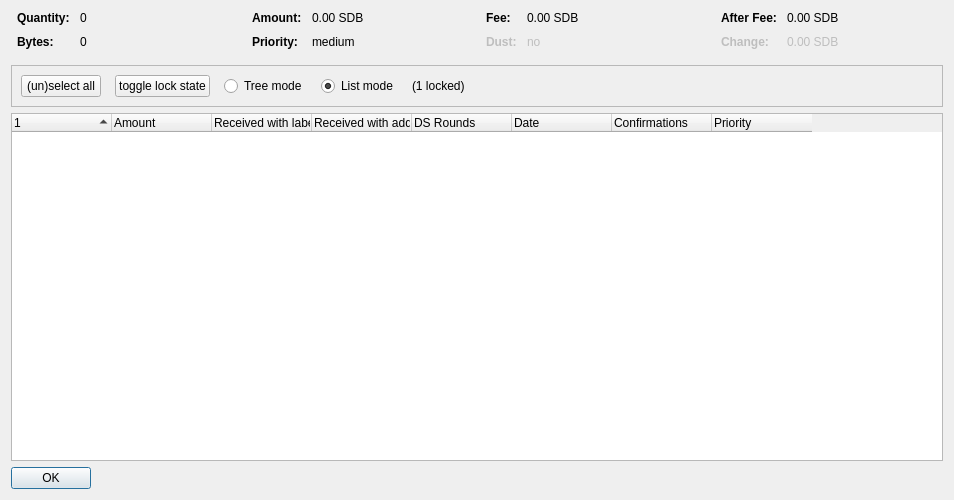
<?xml version="1.0" encoding="UTF-8"?>
<ui version="4.0">
 <class>CoinControlDialog</class>
 <widget class="QDialog" name="CoinControlDialog">
  <property name="geometry">
   <rect>
    <x>0</x>
    <y>0</y>
    <width>954</width>
    <height>500</height>
   </rect>
  </property>
  <property name="windowTitle">
   <string>Coin Selection</string>
  </property>
  <layout class="QVBoxLayout" name="verticalLayout">
   <item>
    <layout class="QHBoxLayout" name="horizontalLayoutTop" stretch="0,0,0,0">
     <property name="topMargin">
      <number>0</number>
     </property>
     <property name="bottomMargin">
      <number>10</number>
     </property>
     <item>
      <layout class="QFormLayout" name="formLayoutCoinControl1">
       <property name="horizontalSpacing">
        <number>10</number>
       </property>
       <property name="verticalSpacing">
        <number>10</number>
       </property>
       <property name="leftMargin">
        <number>6</number>
       </property>
       <property name="rightMargin">
        <number>6</number>
       </property>
       <item row="0" column="0">
        <widget class="QLabel" name="labelCoinControlQuantityText">
         <property name="font">
          <font>
           <weight>75</weight>
           <bold>true</bold>
          </font>
         </property>
         <property name="text">
          <string>Quantity:</string>
         </property>
        </widget>
       </item>
       <item row="0" column="1">
        <widget class="QLabel" name="labelCoinControlQuantity">
         <property name="cursor">
          <cursorShape>IBeamCursor</cursorShape>
         </property>
         <property name="contextMenuPolicy">
          <enum>Qt::ActionsContextMenu</enum>
         </property>
         <property name="text">
          <string notr="true">0</string>
         </property>
         <property name="textInteractionFlags">
          <set>Qt::LinksAccessibleByMouse|Qt::TextSelectableByKeyboard|Qt::TextSelectableByMouse</set>
         </property>
        </widget>
       </item>
       <item row="1" column="0">
        <widget class="QLabel" name="labelCoinControlBytesText">
         <property name="font">
          <font>
           <weight>75</weight>
           <bold>true</bold>
          </font>
         </property>
         <property name="text">
          <string>Bytes:</string>
         </property>
        </widget>
       </item>
       <item row="1" column="1">
        <widget class="QLabel" name="labelCoinControlBytes">
         <property name="cursor">
          <cursorShape>IBeamCursor</cursorShape>
         </property>
         <property name="contextMenuPolicy">
          <enum>Qt::ActionsContextMenu</enum>
         </property>
         <property name="text">
          <string notr="true">0</string>
         </property>
         <property name="textInteractionFlags">
          <set>Qt::LinksAccessibleByMouse|Qt::TextSelectableByKeyboard|Qt::TextSelectableByMouse</set>
         </property>
        </widget>
       </item>
      </layout>
     </item>
     <item>
      <layout class="QFormLayout" name="formLayoutCoinControl2">
       <property name="horizontalSpacing">
        <number>10</number>
       </property>
       <property name="verticalSpacing">
        <number>10</number>
       </property>
       <property name="leftMargin">
        <number>6</number>
       </property>
       <property name="rightMargin">
        <number>6</number>
       </property>
       <item row="0" column="0">
        <widget class="QLabel" name="labelCoinControlAmountText">
         <property name="font">
          <font>
           <weight>75</weight>
           <bold>true</bold>
          </font>
         </property>
         <property name="text">
          <string>Amount:</string>
         </property>
        </widget>
       </item>
       <item row="0" column="1">
        <widget class="QLabel" name="labelCoinControlAmount">
         <property name="cursor">
          <cursorShape>IBeamCursor</cursorShape>
         </property>
         <property name="contextMenuPolicy">
          <enum>Qt::ActionsContextMenu</enum>
         </property>
         <property name="text">
          <string notr="true">0.00 SDB</string>
         </property>
         <property name="textInteractionFlags">
          <set>Qt::LinksAccessibleByMouse|Qt::TextSelectableByKeyboard|Qt::TextSelectableByMouse</set>
         </property>
        </widget>
       </item>
       <item row="1" column="0">
        <widget class="QLabel" name="labelCoinControlPriorityText">
         <property name="font">
          <font>
           <weight>75</weight>
           <bold>true</bold>
          </font>
         </property>
         <property name="text">
          <string>Priority:</string>
         </property>
        </widget>
       </item>
       <item row="1" column="1">
        <widget class="QLabel" name="labelCoinControlPriority">
         <property name="cursor">
          <cursorShape>IBeamCursor</cursorShape>
         </property>
         <property name="contextMenuPolicy">
          <enum>Qt::ActionsContextMenu</enum>
         </property>
         <property name="text">
          <string>medium</string>
         </property>
         <property name="textInteractionFlags">
          <set>Qt::LinksAccessibleByMouse|Qt::TextSelectableByKeyboard|Qt::TextSelectableByMouse</set>
         </property>
        </widget>
       </item>
      </layout>
     </item>
     <item>
      <layout class="QFormLayout" name="formLayoutCoinControl3">
       <property name="horizontalSpacing">
        <number>10</number>
       </property>
       <property name="verticalSpacing">
        <number>10</number>
       </property>
       <property name="leftMargin">
        <number>6</number>
       </property>
       <property name="rightMargin">
        <number>6</number>
       </property>
       <item row="0" column="0">
        <widget class="QLabel" name="labelCoinControlFeeText">
         <property name="font">
          <font>
           <weight>75</weight>
           <bold>true</bold>
          </font>
         </property>
         <property name="text">
          <string>Fee:</string>
         </property>
        </widget>
       </item>
       <item row="0" column="1">
        <widget class="QLabel" name="labelCoinControlFee">
         <property name="cursor">
          <cursorShape>IBeamCursor</cursorShape>
         </property>
         <property name="contextMenuPolicy">
          <enum>Qt::ActionsContextMenu</enum>
         </property>
         <property name="text">
          <string notr="true">0.00 SDB</string>
         </property>
         <property name="textInteractionFlags">
          <set>Qt::LinksAccessibleByMouse|Qt::TextSelectableByKeyboard|Qt::TextSelectableByMouse</set>
         </property>
        </widget>
       </item>
       <item row="1" column="0">
        <widget class="QLabel" name="labelCoinControlLowOutputText">
         <property name="enabled">
          <bool>false</bool>
         </property>
         <property name="font">
          <font>
           <weight>75</weight>
           <bold>true</bold>
          </font>
         </property>
         <property name="text">
          <string>Dust:</string>
         </property>
        </widget>
       </item>
       <item row="1" column="1">
        <widget class="QLabel" name="labelCoinControlLowOutput">
         <property name="enabled">
          <bool>false</bool>
         </property>
         <property name="cursor">
          <cursorShape>IBeamCursor</cursorShape>
         </property>
         <property name="contextMenuPolicy">
          <enum>Qt::ActionsContextMenu</enum>
         </property>
         <property name="text">
          <string>no</string>
         </property>
         <property name="textInteractionFlags">
          <set>Qt::LinksAccessibleByMouse|Qt::TextSelectableByKeyboard|Qt::TextSelectableByMouse</set>
         </property>
        </widget>
       </item>
      </layout>
     </item>
     <item>
      <layout class="QFormLayout" name="formLayoutCoinControl4">
       <property name="horizontalSpacing">
        <number>10</number>
       </property>
       <property name="verticalSpacing">
        <number>10</number>
       </property>
       <property name="leftMargin">
        <number>6</number>
       </property>
       <property name="rightMargin">
        <number>6</number>
       </property>
       <item row="0" column="0">
        <widget class="QLabel" name="labelCoinControlAfterFeeText">
         <property name="font">
          <font>
           <weight>75</weight>
           <bold>true</bold>
          </font>
         </property>
         <property name="text">
          <string>After Fee:</string>
         </property>
        </widget>
       </item>
       <item row="0" column="1">
        <widget class="QLabel" name="labelCoinControlAfterFee">
         <property name="cursor">
          <cursorShape>IBeamCursor</cursorShape>
         </property>
         <property name="contextMenuPolicy">
          <enum>Qt::ActionsContextMenu</enum>
         </property>
         <property name="text">
          <string notr="true">0.00 SDB</string>
         </property>
         <property name="textInteractionFlags">
          <set>Qt::LinksAccessibleByMouse|Qt::TextSelectableByKeyboard|Qt::TextSelectableByMouse</set>
         </property>
        </widget>
       </item>
       <item row="1" column="0">
        <widget class="QLabel" name="labelCoinControlChangeText">
         <property name="enabled">
          <bool>false</bool>
         </property>
         <property name="font">
          <font>
           <weight>75</weight>
           <bold>true</bold>
          </font>
         </property>
         <property name="text">
          <string>Change:</string>
         </property>
        </widget>
       </item>
       <item row="1" column="1">
        <widget class="QLabel" name="labelCoinControlChange">
         <property name="enabled">
          <bool>false</bool>
         </property>
         <property name="cursor">
          <cursorShape>IBeamCursor</cursorShape>
         </property>
         <property name="contextMenuPolicy">
          <enum>Qt::ActionsContextMenu</enum>
         </property>
         <property name="text">
          <string notr="true">0.00 SDB</string>
         </property>
         <property name="textInteractionFlags">
          <set>Qt::LinksAccessibleByMouse|Qt::TextSelectableByKeyboard|Qt::TextSelectableByMouse</set>
         </property>
        </widget>
       </item>
      </layout>
     </item>
    </layout>
   </item>
   <item>
    <widget class="QFrame" name="frame">
     <property name="minimumSize">
      <size>
       <width>0</width>
       <height>40</height>
      </size>
     </property>
     <property name="frameShape">
      <enum>QFrame::StyledPanel</enum>
     </property>
     <property name="frameShadow">
      <enum>QFrame::Sunken</enum>
     </property>
     <layout class="QHBoxLayout" name="horizontalLayout">
      <item>
       <layout class="QHBoxLayout" name="horizontalLayoutPanel" stretch="0,0,0,0,0,0">
        <property name="spacing">
         <number>14</number>
        </property>
        <item>
         <widget class="QPushButton" name="pushButtonSelectAll">
          <property name="sizePolicy">
           <sizepolicy hsizetype="Maximum" vsizetype="Fixed">
            <horstretch>0</horstretch>
            <verstretch>0</verstretch>
           </sizepolicy>
          </property>
          <property name="text">
           <string>(un)select all</string>
          </property>
          <property name="autoDefault">
           <bool>false</bool>
          </property>
         </widget>
        </item>
        <item>
         <widget class="QPushButton" name="pushButtonToggleLock">
          <property name="sizePolicy">
           <sizepolicy hsizetype="Maximum" vsizetype="Fixed">
            <horstretch>0</horstretch>
            <verstretch>0</verstretch>
           </sizepolicy>
          </property>
          <property name="text">
           <string>toggle lock state</string>
          </property>
          <property name="autoDefault">
           <bool>false</bool>
          </property>
         </widget>
        </item>
        <item>
         <widget class="QRadioButton" name="radioTreeMode">
          <property name="sizePolicy">
           <sizepolicy hsizetype="Maximum" vsizetype="Fixed">
            <horstretch>0</horstretch>
            <verstretch>0</verstretch>
           </sizepolicy>
          </property>
          <property name="text">
           <string>Tree mode</string>
          </property>
         </widget>
        </item>
        <item>
         <widget class="QRadioButton" name="radioListMode">
          <property name="sizePolicy">
           <sizepolicy hsizetype="Maximum" vsizetype="Fixed">
            <horstretch>0</horstretch>
            <verstretch>0</verstretch>
           </sizepolicy>
          </property>
          <property name="text">
           <string>List mode</string>
          </property>
          <property name="checked">
           <bool>true</bool>
          </property>
         </widget>
        </item>
        <item>
         <widget class="QLabel" name="labelLocked">
          <property name="text">
           <string>(1 locked)</string>
          </property>
         </widget>
        </item>
        <item>
         <spacer name="horizontalSpacer">
          <property name="orientation">
           <enum>Qt::Horizontal</enum>
          </property>
          <property name="sizeHint" stdset="0">
           <size>
            <width>40</width>
            <height>20</height>
           </size>
          </property>
         </spacer>
        </item>
       </layout>
      </item>
     </layout>
    </widget>
   </item>
   <item>
    <widget class="CoinControlTreeWidget" name="treeWidget">
     <property name="contextMenuPolicy">
      <enum>Qt::CustomContextMenu</enum>
     </property>
     <property name="sortingEnabled">
      <bool>false</bool>
     </property>
     <property name="columnCount">
      <number>8</number>
     </property>
     <attribute name="headerShowSortIndicator" stdset="0">
      <bool>true</bool>
     </attribute>
     <attribute name="headerStretchLastSection">
      <bool>false</bool>
     </attribute>
     <column>
      <property name="text">
       <string/>
      </property>
     </column>
     <column>
      <property name="text">
       <string>Amount</string>
      </property>
     </column>
     <column>
      <property name="text">
       <string>Received with label</string>
      </property>
     </column>
     <column>
      <property name="text">
       <string>Received with address</string>
      </property>
     </column>
     <column>
      <property name="text">
       <string>DS Rounds</string>
      </property>
     </column>
     <column>
      <property name="text">
       <string>Date</string>
      </property>
     </column>
     <column>
      <property name="text">
       <string>Confirmations</string>
      </property>
      <property name="toolTip">
       <string>Confirmed</string>
      </property>
     </column>
     <column>
      <property name="text">
       <string>Priority</string>
      </property>
     </column>
    </widget>
   </item>
   <item>
    <widget class="QDialogButtonBox" name="buttonBox">
     <property name="sizePolicy">
      <sizepolicy hsizetype="Maximum" vsizetype="Fixed">
       <horstretch>0</horstretch>
       <verstretch>0</verstretch>
      </sizepolicy>
     </property>
     <property name="orientation">
      <enum>Qt::Horizontal</enum>
     </property>
     <property name="standardButtons">
      <set>QDialogButtonBox::Ok</set>
     </property>
    </widget>
   </item>
  </layout>
 </widget>
 <customwidgets>
  <customwidget>
   <class>CoinControlTreeWidget</class>
   <extends>QTreeWidget</extends>
   <header>coincontroltreewidget.h</header>
  </customwidget>
 </customwidgets>
 <resources/>
 <connections/>
</ui>
